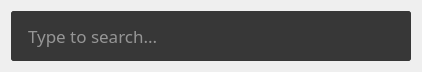
<?xml version="1.0" encoding="UTF-8"?>
<ui version="4.0">
 <class>Panel</class>
 <widget class="QWidget" name="Panel">
  <property name="geometry">
   <rect>
    <x>0</x>
    <y>0</y>
    <width>418</width>
    <height>68</height>
   </rect>
  </property>
  <property name="windowTitle">
   <string>Form</string>
  </property>
  <layout class="QVBoxLayout" name="verticalLayout">
   <item>
    <widget class="QWidget" name="wrapper" native="true">
     <property name="sizePolicy">
      <sizepolicy hsizetype="Expanding" vsizetype="Expanding">
       <horstretch>0</horstretch>
       <verstretch>0</verstretch>
      </sizepolicy>
     </property>
     <property name="minimumSize">
      <size>
       <width>0</width>
       <height>50</height>
      </size>
     </property>
     <property name="maximumSize">
      <size>
       <width>16777215</width>
       <height>16777215</height>
      </size>
     </property>
     <property name="styleSheet">
      <string notr="true">QWidget {
	border-radius: 3px;
	background: #373737;
}</string>
     </property>
     <layout class="QVBoxLayout" name="verticalLayout_2">
      <property name="spacing">
       <number>0</number>
      </property>
      <property name="leftMargin">
       <number>0</number>
      </property>
      <property name="topMargin">
       <number>0</number>
      </property>
      <property name="rightMargin">
       <number>0</number>
      </property>
      <property name="bottomMargin">
       <number>0</number>
      </property>
      <item>
       <widget class="QWidget" name="searchInputWrapper" native="true">
        <property name="minimumSize">
         <size>
          <width>400</width>
          <height>50</height>
         </size>
        </property>
        <layout class="QVBoxLayout" name="verticalLayout_3">
         <property name="leftMargin">
          <number>15</number>
         </property>
         <property name="topMargin">
          <number>10</number>
         </property>
         <property name="rightMargin">
          <number>15</number>
         </property>
         <property name="bottomMargin">
          <number>10</number>
         </property>
         <item>
          <widget class="QLineEdit" name="searchInput">
           <property name="sizePolicy">
            <sizepolicy hsizetype="Expanding" vsizetype="Expanding">
             <horstretch>0</horstretch>
             <verstretch>0</verstretch>
            </sizepolicy>
           </property>
           <property name="minimumSize">
            <size>
             <width>0</width>
             <height>0</height>
            </size>
           </property>
           <property name="maximumSize">
            <size>
             <width>16777215</width>
             <height>50</height>
            </size>
           </property>
           <property name="font">
            <font>
             <family>Fira Code</family>
             <pointsize>13</pointsize>
            </font>
           </property>
           <property name="contextMenuPolicy">
            <enum>Qt::NoContextMenu</enum>
           </property>
           <property name="layoutDirection">
            <enum>Qt::LeftToRight</enum>
           </property>
           <property name="styleSheet">
            <string notr="true">QLineEdit {
	color: rgb(243, 243, 243);
}</string>
           </property>
           <property name="placeholderText">
            <string>Type to search...</string>
           </property>
          </widget>
         </item>
        </layout>
       </widget>
      </item>
      <item>
       <widget class="QWidget" name="entryList" native="true">
        <property name="sizePolicy">
         <sizepolicy hsizetype="Preferred" vsizetype="Expanding">
          <horstretch>0</horstretch>
          <verstretch>0</verstretch>
         </sizepolicy>
        </property>
        <layout class="QVBoxLayout" name="verticalLayout_4">
         <property name="spacing">
          <number>0</number>
         </property>
         <property name="leftMargin">
          <number>0</number>
         </property>
         <property name="topMargin">
          <number>0</number>
         </property>
         <property name="rightMargin">
          <number>0</number>
         </property>
         <property name="bottomMargin">
          <number>0</number>
         </property>
        </layout>
       </widget>
      </item>
     </layout>
    </widget>
   </item>
  </layout>
 </widget>
 <resources/>
 <connections/>
</ui>
